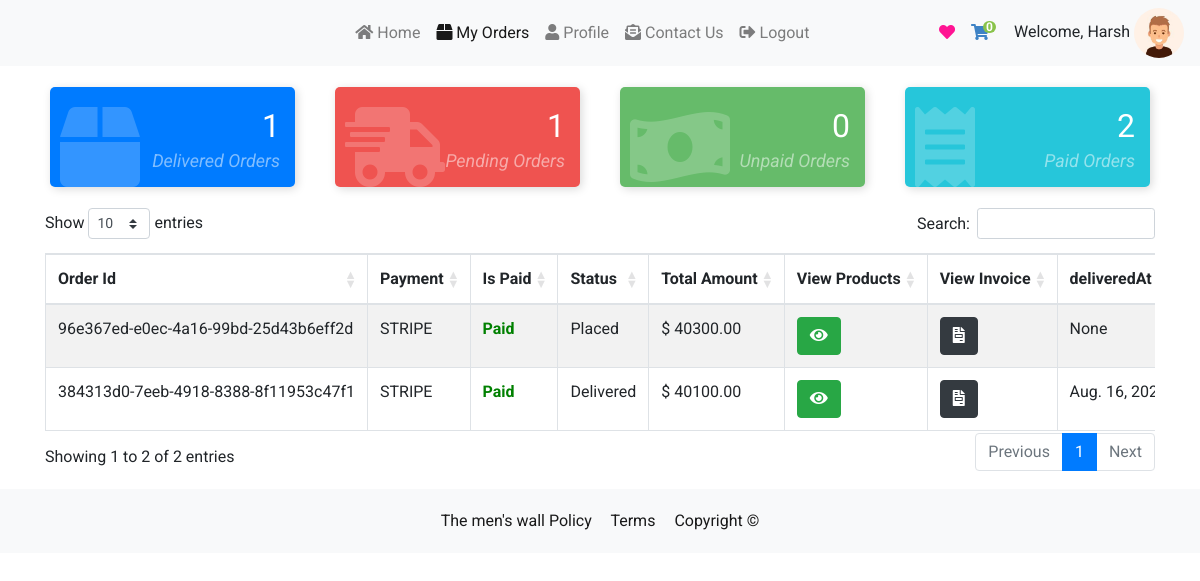
/orders/myOrders/ (signed in), run on the app's committed database.
### users/models.py (models this page shows, shortened)
class CustomeUser(AbstractUser):
	role_list = [
		('buyer', 'buyer'),
		('seller', 'seller')
	]
	role = models.CharField(max_length=10, choices=role_list,null=True,blank=True,default='buyer')
	contact_no = models.BigIntegerField(null=True,blank=True)
	fullname = models.CharField(max_length=100,default="",null=True,blank=True)

class Profile(models.Model):
	user = models.OneToOneField(CustomeUser, on_delete=models.CASCADE)
	image = models.ImageField(default='default.png', upload_to='profile_pics')
	slug = AutoSlugField(populate_from='user')
	bio = models.CharField(max_length=255, blank=True)
	friends = models.ManyToManyField("Profile", blank=True)

### orders/models.py (models this page shows, shortened)
class Order(models.Model):
    status_type = [
        (
            'Placed','Placed'
        ),
        (
            'Packed','Packed'
        ),
        (
            'Shipped','Shipped'
        ),
        (
            'Delivered','Delivered'
        )
    ]
    user = models.ForeignKey(CustomeUser, on_delete=models.CASCADE, null=True)
    paymentMethod = models.CharField(max_length=200, null=True, blank=True)
    taxPrice = models.DecimalField(
        max_digits=20, decimal_places=2, null=True, blank=True)
    shippingPrice = models.DecimalField(
        max_digits=20, decimal_places=2, null=True, blank=True)
    totalPrice = models.DecimalField(
        max_digits=20, decimal_places=2, null=True, blank=True)
    isPaid = models.BooleanField(default=False)
    paidAt = models.DateTimeField(auto_now_add=False, null=True, blank=True)
    deliveredAt = models.DateTimeField(
        auto_now_add=False, null=True, blank=True)
    createdAt = models.DateTimeField(auto_now_add=True)
    id = models.AutoField(primary_key=True, editable=False)
    status = models.CharField(choices=status_type,null=True,blank=True,max_length=50)
    uuid = models.UUIDField(default=uuid.uuid4, unique=True, db_index=True, editable=False)

### orders/views.py (the view)
# urls.py: path('myOrders/',myOrders,name="myOrders"),
def myOrders(request):
    if request.user.is_authenticated:
        if request.user.role == 'buyer':
            totalDeliveredOrders = Order.objects.filter(user=request.user,status='Delivered').count()
            totalPendigOrders = Order.objects.filter(Q(user=request.user) and ~Q(status='Delivered')).count()
            totalPaidOrders = Order.objects.filter(user=request.user,isPaid=True).count()
            totalUnPaidOrders = Order.objects.filter(user=request.user,isPaid=False).count()
            totalOrders =  Order.objects.filter(user=request.user).order_by(
                '-createdAt'
            )
            return render(request,'products/buyerOrders.html',{
                'totalDeliveredOrders':totalDeliveredOrders,
                'totalPendigOrders':totalPendigOrders,
                'totalPaidOrders':totalPaidOrders,
                'totalUnPaidOrders':totalUnPaidOrders,
                "totalOrders":totalOrders
            })
    else:
        return redirect('home')

### feed/views.py (called while the page is built)
def CountNotifications(request):
	count_notifications = 0
	if request.user.is_authenticated:
		count_notifications = Notification.objects.filter(user=request.user, is_seen=False).count()
	return {'count_notifications':count_notifications}

def GetProfile(request):
	you = ''
	if request.user.is_authenticated:
		p = request.user.profile
		you = p.user
	return {'profile':you}

### templates/products/buyerOrders.html (shortened to what this page needs)
{% extends "products/ecommBase.html" %}
{% load static %}
{% block style %}
<link rel="stylesheet" href="https://cdnjs.cloudflare.com/ajax/libs/twitter-bootstrap/4.5.2/css/bootstrap.css">
<link rel="stylesheet" href="https://cdn.datatables.net/1.10.25/css/dataTables.bootstrap4.min.css">
<link rel="stylesheet" href="https://cdn.datatables.net/responsive/2.2.9/css/responsive.bootstrap4.min.css">
    <link href="https://cdnjs.cloudflare.com/ajax/libs/font-awesome/5.13.0/css/all.min.css" rel="stylesheet">
{% endblock %}
{% block content %}
<div class="container mt-3">
  <div class="row">
    <div class="col-md-3">
      <div class="card-counter primary">
        <i class="fas fa-box"></i>
        <span class="count-numbers">{{ totalDeliveredOrders }}</span>
        <span class="count-name">Delivered Orders</span>
      </div>
    </div>
    <div class="col-md-3">
      <div class="card-counter danger">
        <i class="fas fa-shipping-fast"></i>
        <span class="count-numbers">{{ totalPendigOrders }}</span>
        <span class="count-name">Pending Orders</span>
      </div>
    </div>
    <div class="col-md-3">
      <div class="card-counter success">
        <i class="fas fa-money-bill-wave"></i>
        <span class="count-numbers">{{ totalUnPaidOrders }}</span>
        <span class="count-name">Unpaid Orders</span>
      </div>
    </div>
    <div class="col-md-3">
      <div class="card-counter info">
        <i class="fas fa-receipt"></i>
        <span class="count-numbers">{{ totalPaidOrders  }}</span>
        <span class="count-name"> Paid Orders</span>
      </div>
    </div>
  </div>
    <div class="myOrders my-3">
        <table id="myTable" class="table table-striped table-bordered dt-responsive nowrap" style="width:100%">
                 <thead>
                    <tr>
                        <th>Order Id</th>
                        <th>Payment</th>
                        <th>Is Paid</th>
                        <th>Status</th>
                        <th>Total Amount</th>
                        <th>View Products</th>
                        <th>View Invoice</th>
                        <th>deliveredAt</th>
                    </tr>
                </thead>
                <tbody>
                {% for order in totalOrders %}
                    <tr>
                           <td id="orderId_{{ order.pk }}">{{ order.uuid }}</td>
                        <td>{{ order.paymentMethod | upper }}</td>
                        <td>{% if order.isPaid %}<span style="color: green;font-weight: bold">Paid</span>{% else %}<span style="color: red;font-weight: bold">Pending</span> {% endif %}</td>
                        <td>{{ order.status }}</td>
                        <td id="total_price_{{ order.pk }}">$ {{ order.totalPrice }}</td>
                        <td><button class="btn btn-success displayProducts" id="displayProducts_{{ order.pk }}"><i class="fas fa-eye"></i></button></td>
                        <td><a class="btn btn-dark " href="{% url 'invoice' order.pk %}?access=read"><i class="fas fa-file-invoice"></i></a></td>
                        <td>{{ order.deliveredAt }}</td>
                    </tr>
                {% endfor %}
                </tbody>
        </table>
    </div>
</div>
{% endblock %}

### templates/products/ecommBase.html (shortened to what this page needs)
{% load static %}
<!DOCTYPE html>
<html lang="en">
<head>
    <link href="https://cdnjs.cloudflare.com/ajax/libs/font-awesome/5.13.0/css/all.min.css" rel="stylesheet">
    <link rel="stylesheet" href="https://cdn.jsdelivr.net/npm/bootstrap@4.5.3/dist/css/bootstrap.min.css">
    {% block style %}
    {% endblock %}
</head>
<body>
<nav class="navbar navbar-expand-md bg-light navbar-light">
  <a class="navbar-brand" href="{% url 'home' %}" style="width:27%">
       </a>
  <div class="collapse navbar-collapse" id="collapsibleNavbar">
    <ul class="navbar-nav">
      {% if user.role == "seller" %}
      <li class="nav-item">
        <a class="nav-link active" href="{% url 'sellerDash' %}" ><i class="fa fa-list-alt" aria-hidden="true"></i>&nbsp;My Products</a>
      </li>
      <li class="nav-item">
        <a class="nav-link" href="{% url 'sellerOrders' %}"><i class="fa fa-shopping-cart" aria-hidden="true"></i>&nbsp;My Orders</a>
      </li>
    <li class="nav-item ">
        <a class="nav-link" href="{% url 'profile' %}"><i class="fa fa-user" aria-hidden="true"></i>&nbsp;Profile</a>
      </li>
        {% else  %}
      <li class="nav-item">
        <a class="nav-link {% if '/products/buyproducts/' == request.path %}active {% endif %}" href="{% url 'buyproducts' %}" ><i class="fas fa-home" aria-hidden="true"></i>&nbsp;Home</a>
      </li>
      <li class="nav-item">
        <a class="nav-link {% if '/orders/myOrders/' == request.path %}active {% endif %}" href="{% url 'myOrders' %}"><i class="fas fa-box" aria-hidden="true"></i>&nbsp;My Orders</a>
      </li>
           <li class="nav-item">
        <a class="nav-link {% if '/products/buyerprofile/' == request.path %}active {% endif %}" href="{% url 'buyerprofile' %}"><i class="fa fa-user" aria-hidden="true"></i>&nbsp;Profile</a>
      </li>
        {% endif  %}
     <li class="nav-item">
        <a class="nav-link  {% if '/contactus/' == request.path %}active{% endif %}" href="{% url 'contactus' %}"><i class="fas fa-envelope-open-text" aria-hidden="true"></i>&nbsp;Contact Us</a>
      </li>
        <li class="nav-item">
        <a class="nav-link " href="{% url 'logout' %}">{% if '/orders/myOrders/' == request.path %}<i class="fas fa-sign-out-alt"></i>{% else %}<i class="fas fa-sign-out-alt" aria-hidden="true"></i>{% endif %}&nbsp;Logout</a>
      </li>
    </ul>
   {% if user.role == "buyer" %}
    <ul class="navbar-nav ml-auto" style="margin-right: 10px">
         <li class="nav-item">
            <a class="nav-link" style="color: deeppink">
                <i class="fa fa-heart"  id="popWishlist"></i>
            </a>
         </li>
         <li class="nav-item" style="list-style: none !important;">
            <a class="nav-link" href="{% url 'cart' %}" style="color: #3E83C5">
            <i class="fa fa-shopping-cart"  id="popcart"></i>
            <span class="badge badge-dark" id="CartCounter" style="border-radius: 50px;background-color: #89C34A">0</span>
            </a>
         </li>
    </ul>
  {% endif %}
  </div>
     <div class="user-img">
               <span>Welcome,</span>
                <span>{{ profile.profile.user.username }}</span>
                <img src="{{ profile.profile.image.url }}" alt="" style="vertical-align: middle;
                    width: 50px;
                    height: 50px;
                    border-radius: 50%;">
            </div>
</nav>
    {% block content %}
    {% endblock content %}
    <div class="bottombar">
        <div class="container">
            <div class="row">
                <div class="col-md-12">
                    <div class="bottom_footer">
                        <span class="copyright"><a target="_blank" href="#">The men's wall</a></span>
                        <span class="terms">
                            <a class="copyright" target="_blank" href="{% url 'privacy_policy' %}"
                               style="margin-right: 15px">Policy</a>
                            <a class="copyright" target="_blank" href="{% url 'terms_condition' %}"
                               style="margin-right: 15px">Terms</a>
                            <a class="copyright" target="_blank" href="#">Copyright <span>©</span></a>
                        </span>
                    </div>
                </div>
            </div>
        </div>
    </div>
</body>
</html>

### templates/products/ecommBase.html (style rules this page uses)
body { font-family: 'Roboto', sans-serif !important; }
.bottombar { background-color: #f8f9fa; padding: 20px; text-align: center; }
.bottom_footer a { color: rgba(0,0,0,.9); font-size: 16px; }
.badge { padding-left: 5px; padding-right: 5px; -webkit-border-radius: 9px; -moz-border-radius: 9px; border-radius: 9px; }
#CartCounter , #whishListCounter { font-size: 12px; background: #3E83C5; color: #fff; padding: 0 3px; vertical-align: top; margin-left: -10px; }

### templates/products/buyerOrders.html (style rules this page uses)
.card-counter { box-shadow: 2px 2px 10px #DADADA; margin: 5px; padding: 20px 10px; background-color: #fff; height: 100px; border-radius: 5px; transition: .3s linear all; }
.card-counter.primary { background-color: #007bff; color: #FFF; }
.card-counter.danger { background-color: #ef5350; color: #FFF; }
.card-counter.success { background-color: #66bb6a; color: #FFF; }
.card-counter.info { background-color: #26c6da; color: #FFF; }
.card-counter i { font-size: 5em; opacity: 0.2; }
.card-counter .count-numbers { position: absolute; right: 35px; top: 20px; font-size: 32px; display: block; }
.card-counter .count-name { position: absolute; right: 35px; top: 65px; font-style: italic; text-transform: capitalize; opacity: 0.5; display: block; font-size: 18px; }

### data on the page
CustomeUser: profile.user.username "Harsh", profile.image (placeholder picture)
Order: uuid "96e367ed-e0ec-4a16-99bd-25d43b6eff2d", paymentMethod "STRIPE", isPaid "Paid", status "Placed", totalPrice "40300.00", deliveredAt "None"
Order: uuid "384313d0-7eeb-4918-8388-8f11953c47f1", paymentMethod "STRIPE", isPaid "Paid", status "Delivered", totalPrice "40100.00", deliveredAt "Aug. 16,…"

### other printed values
{{ totalDeliveredOrders }} "1"
{{ totalPendigOrders }} "1"
{{ totalUnPaidOrders }} "0"
{{ totalPaidOrders }} "2"
